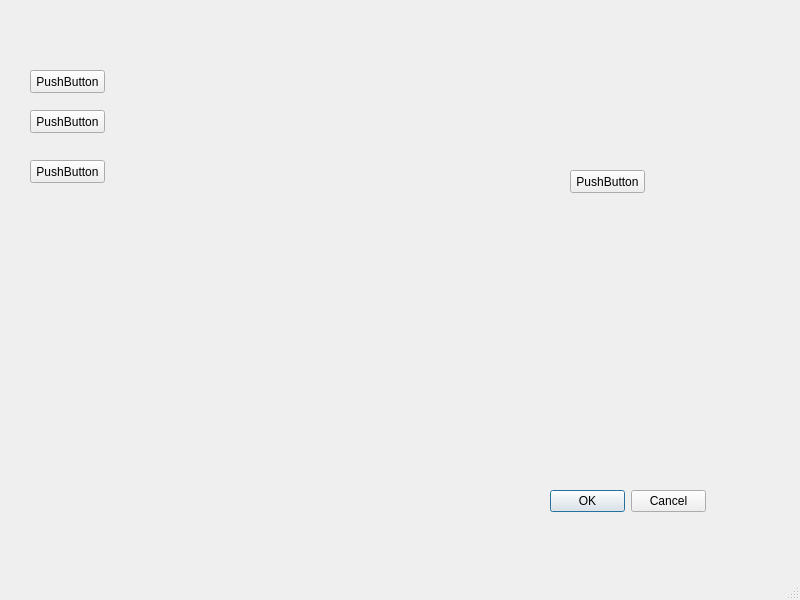
<?xml version="1.0" encoding="UTF-8"?>
<ui version="4.0">
 <class>MainWindow</class>
 <widget class="QMainWindow" name="MainWindow">
  <property name="geometry">
   <rect>
    <x>0</x>
    <y>0</y>
    <width>800</width>
    <height>600</height>
   </rect>
  </property>
  <property name="windowTitle">
   <string>MainWindow</string>
  </property>
  <widget class="QWidget" name="centralwidget">
   <widget class="QPushButton" name="pushButton">
    <property name="geometry">
     <rect>
      <x>30</x>
      <y>70</y>
      <width>75</width>
      <height>23</height>
     </rect>
    </property>
    <property name="text">
     <string>PushButton</string>
    </property>
   </widget>
   <widget class="QPushButton" name="pushButton_2">
    <property name="geometry">
     <rect>
      <x>30</x>
      <y>110</y>
      <width>75</width>
      <height>23</height>
     </rect>
    </property>
    <property name="text">
     <string>PushButton</string>
    </property>
   </widget>
   <widget class="QPushButton" name="pushButton_3">
    <property name="geometry">
     <rect>
      <x>30</x>
      <y>160</y>
      <width>75</width>
      <height>23</height>
     </rect>
    </property>
    <property name="text">
     <string>PushButton</string>
    </property>
   </widget>
   <widget class="QPushButton" name="pushButton_4">
    <property name="geometry">
     <rect>
      <x>570</x>
      <y>170</y>
      <width>75</width>
      <height>23</height>
     </rect>
    </property>
    <property name="text">
     <string>PushButton</string>
    </property>
   </widget>
   <widget class="QDialogButtonBox" name="buttonBox">
    <property name="geometry">
     <rect>
      <x>550</x>
      <y>490</y>
      <width>156</width>
      <height>23</height>
     </rect>
    </property>
    <property name="standardButtons">
     <set>QDialogButtonBox::Cancel|QDialogButtonBox::Ok</set>
    </property>
   </widget>
  </widget>
  <widget class="QMenuBar" name="menubar">
   <property name="geometry">
    <rect>
     <x>0</x>
     <y>0</y>
     <width>800</width>
     <height>21</height>
    </rect>
   </property>
  </widget>
  <widget class="QStatusBar" name="statusbar"/>
 </widget>
 <resources/>
 <connections/>
</ui>
